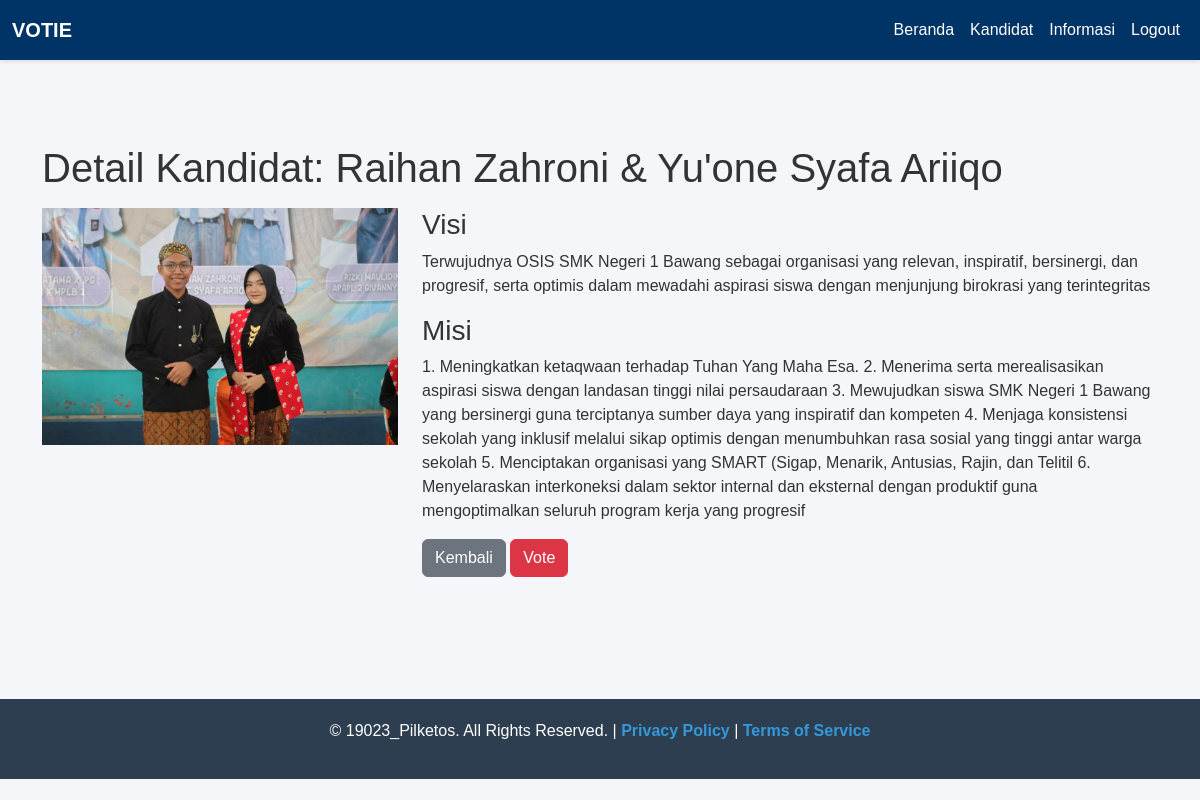
Page /calon/detail2.php (signed in) on the committed database.
### tables this page shows
CREATE TABLE `candidates` (
  `id` int NOT NULL,
  `name` text NOT NULL,
  `class` varchar(255) NOT NULL,
  `number` int NOT NULL,
  `pict` varchar(1000) NOT NULL,
  `description` varchar(255) NOT NULL,
  `vote_count` int NOT NULL,
  `visi` longtext NOT NULL,
  `misi` longtext NOT NULL
);

### calon/detail2.php (the view, shortened to what this page needs)
<?php
include '../assets/conn.php';
$candidate_id = 2;
$query = "SELECT * FROM candidates WHERE id = '$candidate_id'";
$result = mysqli_query($conn, $query);
$row = mysqli_fetch_assoc($result);
?>
<!DOCTYPE html>
<html lang="en">
<head>
    <?php include '../assets/header.php'; ?>
</head>
<body>
    <nav class="navbar navbar-expand-lg navbar-light fixed-top">
        <div class="container-fluid">
            <a class="navbar-brand" href="index.php">VOTIE</a>
            <div class="collapse navbar-collapse" id="navbarNav">
                <ul class="navbar-nav ms-auto">
                    <li class="nav-item"><a class="nav-link" href="../index.php">Beranda</a></li>
                    <li class="nav-item"><a class="nav-link" href="../kandidat.php">Kandidat</a></li>
                    <li class="nav-item"><a class="nav-link" href="../infuser.php">Informasi</a></li>
                    <li class="nav-item"><a class="nav-link" href="../logout.php">Logout</a></li>
                </ul>
            </div>
        </div>
    </nav>
    <div class="container">
        <br><br>
        <h1 class="my-3">Detail Kandidat: <?php echo $row['name']; ?></h1>
        <div class="row">
            <div class="col-md-4">
                <img src="<?php echo $row['pict']; ?>" class="img-fluid" alt="Photo of <?php echo $row['pict']; ?>">
            </div>
            <div class="col-md-8">
                <h3>Visi</h3>
                <p><?php echo $row['visi']; ?></p>
                <h3>Misi</h3>
                <p><?php echo $row['misi']; ?></p>
                <a href="../kandidat.php" class="btn btn-secondary">Kembali</a>
                <a href="../voting.php?id=<?php echo $row['id']; ?>" class="btn btn-danger">Vote</a>
            </div>
        </div>
    </div>
    <br><br><br>
 <div class="footer">
        <p>© 19023_Pilketos. All Rights Reserved. | <a href="#">Privacy Policy</a> | <a href="#">Terms of Service</a></p>
    </div>
</body>
</html>

### assets/header.php (style rules this page uses)
body { font-family: 'Helvetica', sans-serif; background-color: #f4f6f9; color: #333; margin: 0; padding: 0; }
.container { margin-top: 80px; }
.navbar { background-color: #2d3e50; box-shadow: 0 2px 4px rgba(0, 0, 0, 0.1); }
.navbar-brand { color: #fff !important; font-weight: bold; }
.navbar-nav .nav-link { color: #dfe6e9 !important; font-size: 16px; transition: all 0.3s ease; }
.footer { margin-top: 50px; background-color: #2d3e50; padding: 20px; color: #fff; text-align: center; }
.footer a { color: #3498db; text-decoration: none; font-weight: bold; }

### calon/detail2.php (style rules this page uses)
.navbar { background-color: #003366; }
.navbar .navbar-brand, .navbar .nav-link { color: #ffffff !important; }
.navbar .nav-link { position: relative; padding: 10px 15px; }
.navbar-nav { margin-left: auto; }

### rows in the picture
candidates: name "Raihan Zahroni & Yu'one Syafa Ariiqo", pict (picture), visi "Terwujudnya OSIS SMK Negeri 1 Bawang sebagai organisasi yang relevan, inspiratif, bersinergi, dan progresif, serta optimis dalam mewadahi aspirasi siswa dengan menjunjung birokrasi yang terintegritas", misi "1. Meningkatkan ketaqwaan terhadap Tuhan Yang Maha Esa. 2. Menerima serta merealisasikan aspirasi siswa dengan landasan tinggi nilai persaudaraan 3. Mewujudkan siswa SMK Negeri 1 Bawang yang bersinergi guna terciptanya sumber daya yang inspiratif dan kompeten 4. Menjaga konsistensi sekolah yang inklusif melalui sikap optimis dengan menumbuhkan rasa sosial yang tinggi antar warga sekolah 5. Menciptakan organisasi yang SMART (Sigap, Menarik, Antusias, Rajin, dan Telitil 6. Menyelaraskan interkoneksi dalam sektor internal dan eksternal dengan produktif guna mengoptimalkan seluruh program kerja yang progresif"
